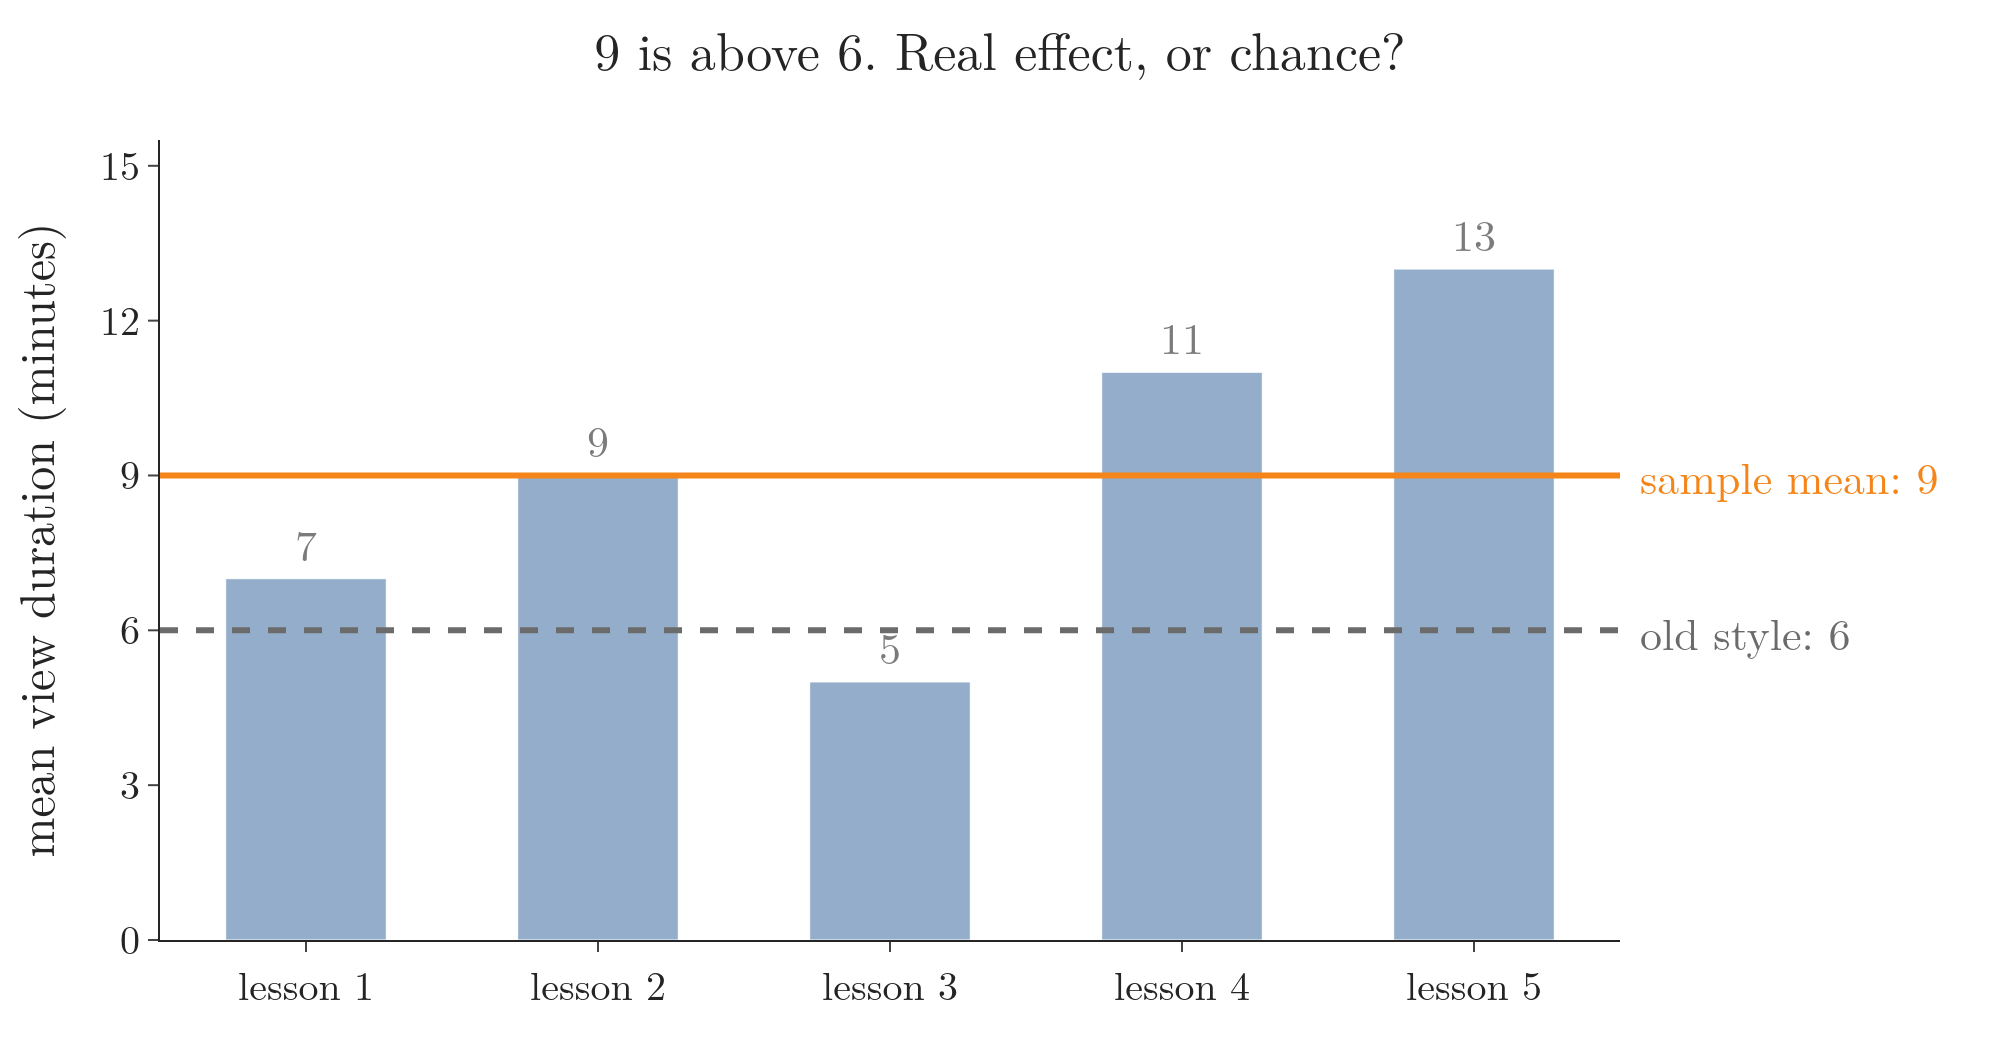

This chart was generated by the following Python code:
"""Five new-style lessons against the old 6-minute mean (Plotly): the sample mean is 9, but is that more than chance?"""
from pathlib import Path
import plotly.graph_objects as go

here = Path(__file__).parent
minutes = [7, 9, 5, 11, 13]          # the five new-style lessons from the Note
mean = sum(minutes) / len(minutes)    # 9
fig = go.Figure()
fig.add_hline(y=6, line=dict(color="#6B6B6B", dash="dash", width=3), layer="above", opacity=1)
fig.add_hline(y=mean, line=dict(color="#F58518", width=3), layer="above", opacity=1)
fig.add_trace(go.Bar(x=[f"lesson {i}" for i in range(1, 6)], y=minutes, marker_color="#4C78A8", opacity=0.6, width=0.55,
                     text=[f"{m}" for m in minutes], textposition="outside", textfont=dict(size=22)))
fig.add_annotation(xref="paper", x=1.0, y=6, text="old style: 6", showarrow=False, xanchor="left", xshift=8,
                   font=dict(size=22, color="#6B6B6B"), bgcolor="white")
fig.add_annotation(xref="paper", x=1.0, y=mean, text="sample mean: 9", showarrow=False, xanchor="left", xshift=8,
                   font=dict(size=22, color="#F58518"), bgcolor="white")
fig.update_yaxes(title="mean view duration (minutes)", range=[0, 15.5], dtick=3)
fig.update_layout(template="simple_white", width=1000, height=520, showlegend=False,
                  title=dict(text="9 is above 6. Real effect, or chance?", x=0.5, font=dict(size=26)),
                  font=dict(family="Latin Modern Roman", size=20), margin=dict(l=80, r=190, t=70, b=50))
fig.write_image(here / "lessons.png", scale=2); fig.write_image(here / "lessons.pdf")
